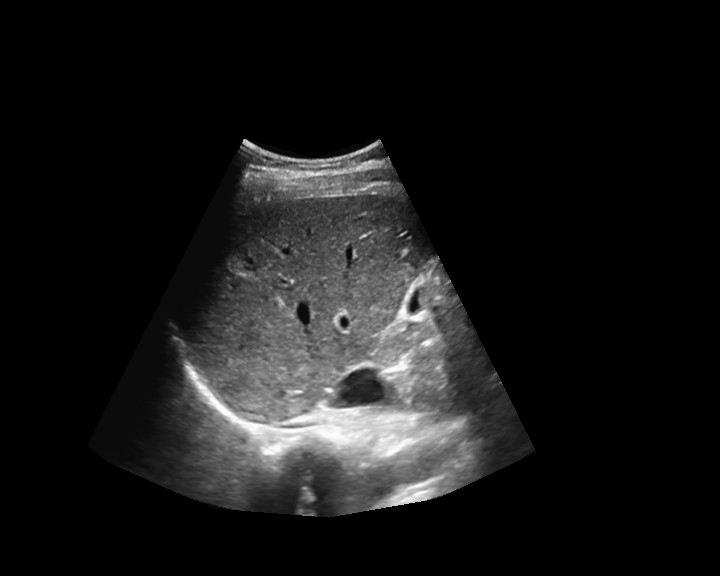
#> input picture nnUNet_raw/Dataset001_LiverUS/imagesTs/liver_0631_0000.png, 720 x 576 px, given in place of liver_0689_0000.png, which was not available
$ python visualize_paper_figures.py
#> lines starting #> are read from the running program, lines starting #| are printed output that depends on the picture; after the words box and inside, x2 and y2 are one past the last pixel; in counts of white or black regions, pixels touching at a corner belong together; pictures that were not available may be replaced by others from this repository, and a replacement may not be noted
"""Generate prediction overlay figures with unified color palette.

Colors match the learning curves chart:
  - Blue (#2a78d6) for liver
  - Orange (#eb6834) for malignant mass
  - Gray (#898781) for benign mass

Ground truth shown as outlines, predictions as semi-transparent fills.

Usage:
    python analysis/visualize_paper_figures.py
"""

import os, json
import numpy as np
from PIL import Image, ImageDraw, ImageFont
from scipy import ndimage

BLUE = np.array([42, 120, 214])    # liver
ORANGE = np.array([235, 104, 52])  # malignant mass
GRAY = np.array([137, 135, 129])   # benign mass

def dice(p, l):
    i = np.sum(p & l)
    d = np.sum(p) + np.sum(l)
    return 2*i/d if d > 0 else 1.0

def make_overlay(case_name, category, images_dir, labels_dir, pred_dir, out_dir):
#> called with case_name = 'liver_0689', category = 'Malignant'
    img = np.array(Image.open(os.path.join(images_dir, f"{case_name}_0000.png")))
#> img is the input picture: shape (576, 720); min 0, max 252, mean 23.8
    pred = np.array(Image.open(os.path.join(pred_dir, f"{case_name}.png")))
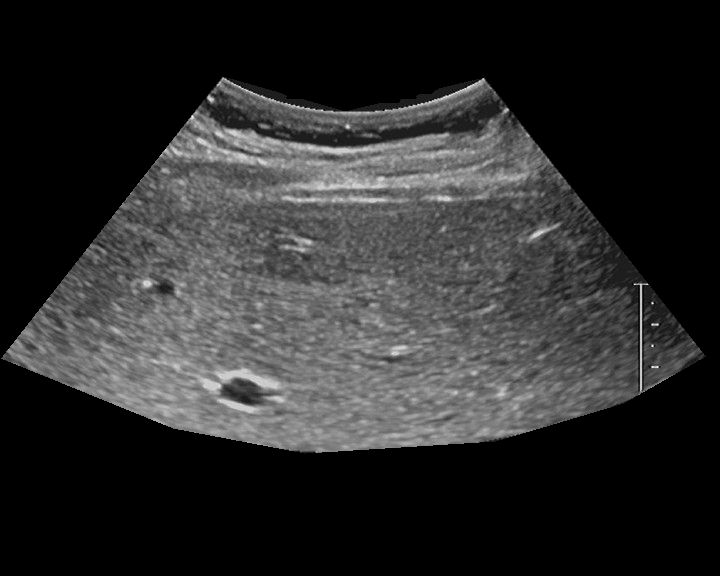
#> input picture nnUNet_raw/Dataset001_LiverUS/imagesTs/liver_0632_0000.png, 720 x 576 px, given in place of liver_0689.png, which was not available
#> pred is the input picture: shape (576, 720); min 0, max 255, mean 43.4
    label = np.array(Image.open(os.path.join(labels_dir, f"{case_name}.png")))

    rgb = np.stack([img, img, img], axis=-1).astype(np.float64)

    mass_color = ORANGE if category == "Malignant" else GRAY

    # Prediction fills (semi-transparent)
    pred_liver = (pred >= 1) & (pred != 2)
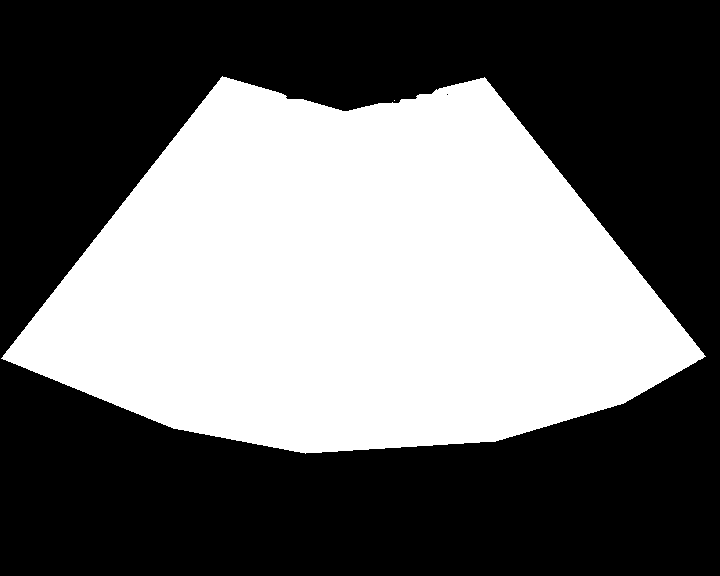
#> pred_liver: shape (576, 720) bool; 42.4% white; 2 white regions (1 under 20 px), largest, box (x1, y1, x2, y2) and area: (1, 76, 706, 454) 175671
    pred_mass = (pred == 2)
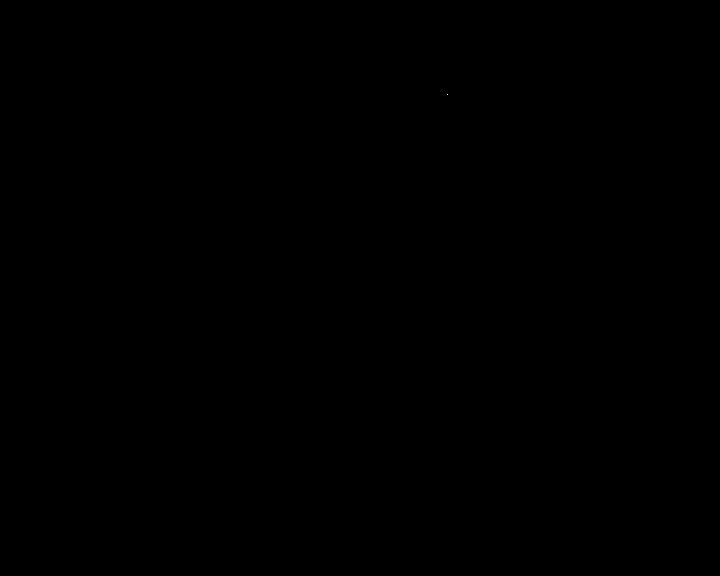
#> pred_mass: shape (576, 720) bool; 0% white in thin lines or dots, all inside (x1, y1, x2, y2) = (447, 94, 448, 95)

    alpha_liver = 0.25
    alpha_mass = 0.35

    for c in range(3):
        rgb[pred_liver, c] = rgb[pred_liver, c] * (1 - alpha_liver) + BLUE[c] * alpha_liver
        rgb[pred_mass, c] = rgb[pred_mass, c] * (1 - alpha_mass) + mass_color[c] * alpha_mass
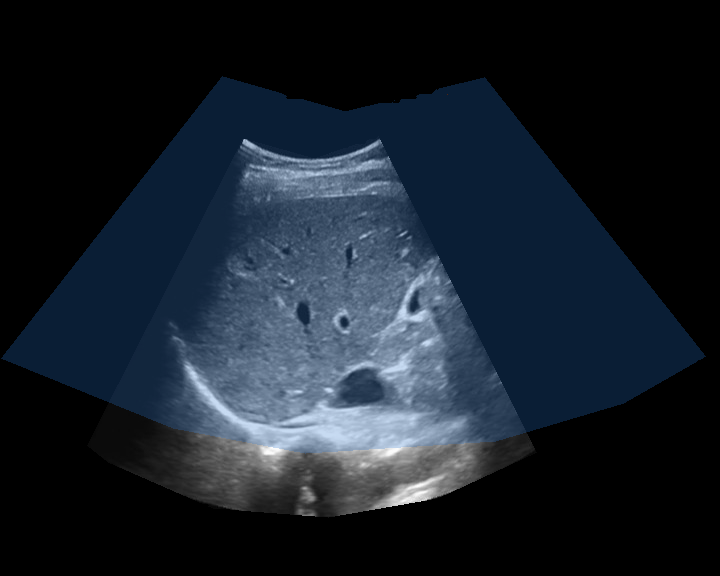
#> rgb: shape (576, 720, 3) float64; mean of channels 0, 1, 2 23.4, 31.7, 41.7; drawn as R, G, B

    # Ground truth outlines
    liver_mask = label >= 1
#> liver_mask: shape (576, 720) bool; 42.4% white; 2 white regions (1 under 20 px), largest, box (x1, y1, x2, y2) and area: (1, 76, 706, 454) 175672
    mass_mask = label == 2

    if np.any(liver_mask):
        border = ndimage.binary_dilation(liver_mask, iterations=2) ^ liver_mask
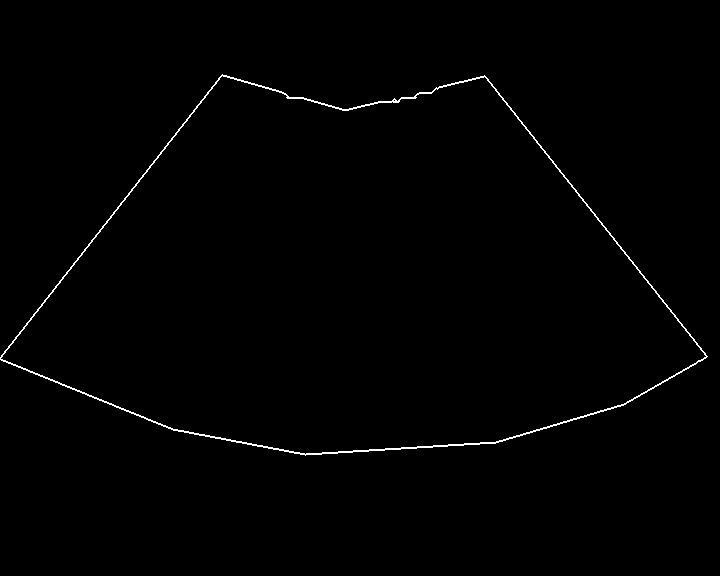
#> border: shape (576, 720) bool; 0.74% white in thin lines or dots, all inside (x1, y1, x2, y2) = (0, 74, 708, 456)
        rgb[border] = BLUE
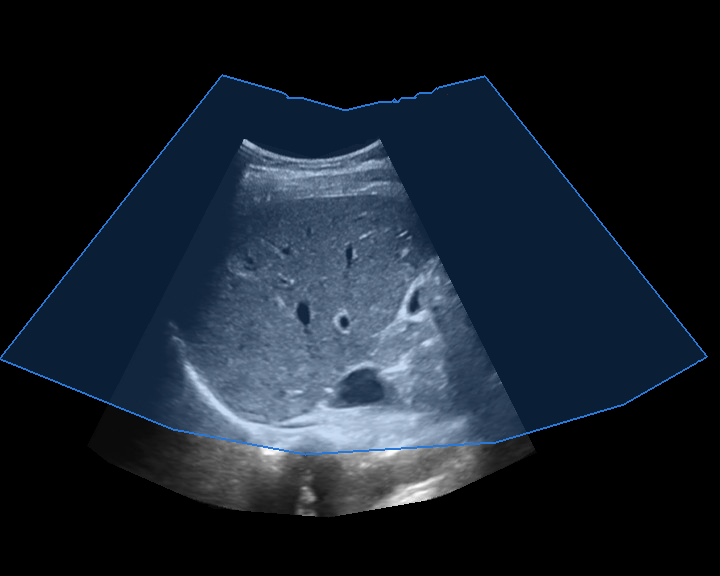
#> rgb: shape (576, 720, 3) float64; 0.74% of pixels changed, all inside (x1, y1, x2, y2) = (0, 74, 708, 456); drawn as R, G, B

    if np.any(mass_mask):
        border = ndimage.binary_dilation(mass_mask, iterations=2) ^ mass_mask
#> border: shape (576, 720) bool; 0% white in thin lines or dots, all inside (x1, y1, x2, y2) = (445, 92, 450, 97)
        rgb[border] = mass_color
#> rgb: shape (576, 720, 3) float64; under 0.01% of pixels changed, all inside (x1, y1, x2, y2) = (445, 92, 450, 97)

    liver_d = dice(pred >= 1, label >= 1)
#> in dice, `i = np.sum(p & l)`: i = 175673
#> in dice, `d = np.sum(p) + np.sum(l)`: d = 351346
#> liver_d = 1
    mass_d = dice(pred == 2, label == 2) if np.any(label == 2) else None
#> mass_d = 1

    result = Image.fromarray(rgb.astype(np.uint8))
    draw = ImageDraw.Draw(result)

    label_text = f"{case_name} ({category}) | Liver: {liver_d:.3f}"
#> label_text = 'liver_0689 (Malignant) | Liver: 1.000'
    if mass_d is not None:
        label_text += f" | Mass: {mass_d:.3f}"
    draw.text((10, 10), label_text, fill=(255, 255, 255))

    out_path = os.path.join(out_dir, f"{case_name}_paper.png")
    result.save(out_path)
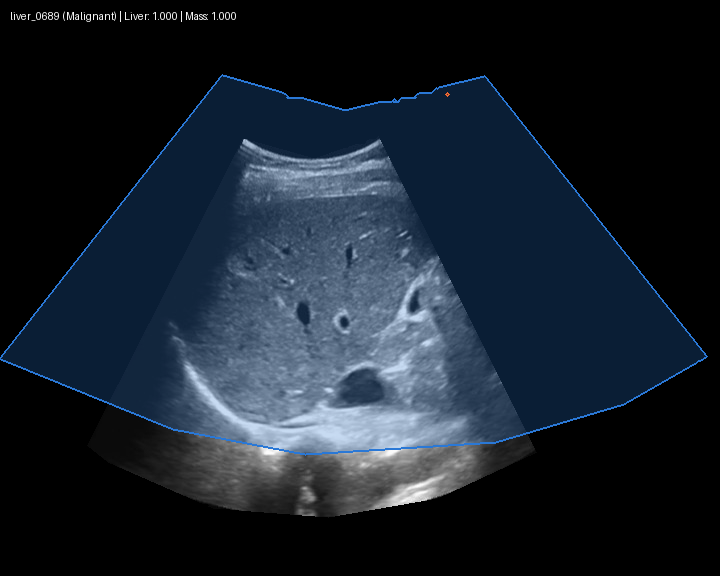
#> saved as liver_0689_paper.png: PIL image 720x576 RGB; mean R, G, B 23.7, 32.6, 43.1
    print(f"Saved {out_path}")

def main():
    base = os.path.expanduser("~/Projects/liver-us-nnunet-baselines")
    images_dir = os.path.join(base, "nnUNet_raw/Dataset001_LiverUS/imagesTs")
    labels_dir = os.path.join(base, "nnUNet_raw/Dataset001_LiverUS/labelsTs")
    pred_dir = os.path.join(base, "results/nnUNet_results/predictions_625")
    out_dir = os.path.join(base, "results/visualizations")

    figures = [
        ("liver_0689", "Malignant"),
        ("liver_0633", "Benign"),
        ("liver_0645", "Benign"),
    ]

    for case_name, category in figures:
        make_overlay(case_name, category, images_dir, labels_dir, pred_dir, out_dir)

if __name__ == "__main__":
#> (the run stopped early here; a loop or call above may not have finished)
